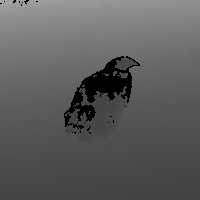
#> input picture images_masks_cropped/images/002/54.tif, 200 x 200 px; its folder holds only this picture in this run
$ python run_roi_crop.py
#> lines starting #> are read from the running program, lines starting #| are printed output that depends on the picture; after the words box and inside, x2 and y2 are one past the last pixel; in counts of white or black regions, pixels touching at a corner belong together
### commons.py
import numpy as np
import statistics
import tifffile

from sklearn.cluster import KMeans
from glob import glob
from matplotlib import pyplot as plt
from skimage import (filters,
                     measure,
                     exposure,
                     morphology)

from scipy import ndimage as ndi
from skimage.color import rgb2gray
from mpl_toolkits.axes_grid1 import ImageGrid


# [9 lines left out: function apply_kmeans, not called in this run]

def binarize_image(arr):
    return arr > filters.threshold_triangle(arr)


def find_bighest_cluster_area(clusters):
    regions = measure.regionprops(clusters)

    def area(item): return item.area

    return max(map(area, regions))


def find_best_larger_cluster(image_mask):

    clusters = image_mask.copy()

    if statistics.mode(clusters.flatten()):
        clusters = np.invert(clusters)

    clusters = measure.label(clusters, background=0)

    cluster_size = find_bighest_cluster_area(clusters)

    return morphology.remove_small_objects(
        clusters.astype(dtype=bool),
        min_size=(cluster_size-1),
        connectivity=8
    )


# [13 lines left out: function plot, not called in this run]


def read_image_frames_seq(path):
    def parser_image_name(image_name):

        *_, name = image_name.split("/")
        name, *_ = name.split(".")

        return int(name)

    arr = []

    for index in glob(path + "/*"):
        try:
            image_name = parser_image_name(index)

            arr.append(image_name)

        except Exception:
            continue

    image_path_sorted = sorted(arr)

    def image_unique_name(x): return f"{path}/{x}.tif"

    return list(map(image_unique_name, image_path_sorted))


def build_volume_from_directory(arr_paths, is_gray=False):
#> called with is_gray = False
    arr_images = []

    if is_gray:
        for img_path in arr_paths:

            frame = rgb2gray(tifffile.imread(img_path))

            if not statistics.mode(binarize_image(frame).flatten()):
                continue

            arr_images.append(frame)
    else:
        for img_path in arr_paths:

            frame = tifffile.imread(img_path)
#> frame is the input picture: shape (200, 200); min 0, max 168, mean 92.6

            if not statistics.mode(binarize_image(frame).flatten()):
#> in binarize_image, `return arr > filters.threshold_triangle(arr)`:
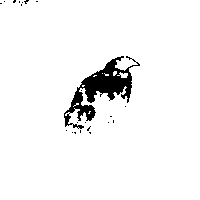
#> returned value: shape (200, 200) bool; 95.5% white; 22 black regions (21 under 20 px), largest, box (x1, y1, x2, y2) and area: (64, 56, 140, 129) 1738
                continue

            arr_images.append(frame)

    return np.asarray(arr_images)


def check_colision_border(mask):

    x, *_ = mask.shape

    left = mask[:1, ].flatten()
    right = mask[x - 1: x, ].flatten()
    top = mask[:, : 1].flatten()
    bottom = mask[:, x - 1: x].flatten()

    borders_flatten = [left, right, top, bottom]

    if np.concatenate(borders_flatten).sum():
        return True

    return False


def find_broiler_roi(frame, background):
    def second_tecnique(frame):

        binary_frame = binarize_image(exposure.equalize_hist(frame))

        best_cluster = find_best_larger_cluster(binary_frame)

        merged = binarize_image(
            binary_frame.astype("uint8") + best_cluster.astype("uint8")
        )

        best_cluster = find_best_larger_cluster(merged)

        return binarize_image(best_cluster)

    def first_tecnique(frame, background):

        mask_bin = binarize_image(
            np.subtract(
                exposure.equalize_hist(background),
                exposure.equalize_hist(frame),
            )
        )

        best_cluster = find_best_larger_cluster(mask_bin)

        return binarize_image(best_cluster)

    mask_1 = second_tecnique(frame)
    mask_2 = first_tecnique(frame, background)
    mask = (mask_1 + mask_2).astype(dtype=bool)

    if statistics.mode(mask.flatten()):
        mask = np.invert(mask)

    # Arremata

    mask = find_best_larger_cluster(mask)
    mask = morphology.closing(mask, morphology.disk(5))
    mask = ndi.binary_fill_holes(mask)
    mask = filters.gaussian(mask, sigma=1.5)
    mask = binarize_image(mask)

    return mask.astype(dtype=bool)


def rescale_arr(arr, scale=255):
#> called with scale = 255
    return (arr * scale).astype('uint8')
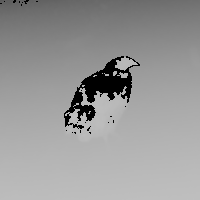
#> returned value: shape (200, 200); min 0, max 191, mean 151.9


# [46 lines left out: functions crop_image_box, find_center_mask, rule_of_three_percent_pixels, not called in this run]

### run_roi_crop.py
import os
import numpy as np
import statistics
from tqdm import tqdm
from glob import glob
from skimage.io import imsave
from skimage import img_as_ubyte

from commons import (build_volume_from_directory,
                     check_colision_border,
                     crop_image_box,
                     find_broiler_roi,
                     find_center_mask,
                     read_image_frames_seq,
                     rescale_arr,
                     rule_of_three_percent_pixels)


if __name__ == "__main__":
    pixel_size = 100

    for path in glob('base/images/*'):

        image_name = path.split('/')[2]

        print(f'[{image_name}] Imagem.')

        try:
            os.makedirs(f'tests2/{image_name}')
        except Exception:
            pass

        seq_frames = read_image_frames_seq(path)

        frames = build_volume_from_directory(seq_frames)

        background = rescale_arr(np.median(frames, axis=0))

        for index, frame in enumerate(tqdm(frames)):

            try:

                mask = find_broiler_roi(frame, background)

                if statistics.mode(mask.flatten()):
                    mask = np.invert(mask)

                if check_colision_border(mask):
                    continue

                center_roi = find_center_mask(mask)

                crop_mask = crop_image_box(image=mask,
                                           shape=center_roi,
                                           margin_pixel=100)

                crop_frame = crop_image_box(image=frame,
                                            shape=center_roi,
                                            margin_pixel=100)

                if not crop_frame.size:
                    continue

                if crop_frame.shape != (pixel_size * 2, pixel_size * 2):
                    continue

                pixel_percent = rule_of_three_percent_pixels(crop_frame)

                if pixel_percent['true_pixels'] >= 98:
                    continue

                imsave(f'tests2/{image_name}/{index}_mask.tif',
                       img_as_ubyte(crop_mask))
                imsave(f'tests2/{image_name}/{index}.tif',
                       img_as_ubyte(crop_frame))

            except Exception:
                continue
#> this loop made 1 pass
#> pass 1, in find_best_larger_cluster, `clusters = measure.label(clusters, background=0)`:
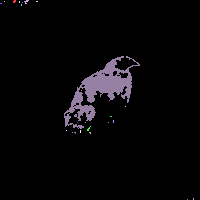
#> clusters: shape (200, 200) int32; 25 distinct labels, from 0 to 24; one colour per label, 0 black
#> after the loop:
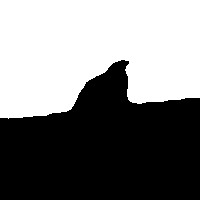
#> mask: shape (200, 200) bool; 49.7% white; 1 white region, box (x1, y1, x2, y2) and area: (0, 0, 200, 119) 19868
#> pass 2 of the loop `for path in glob('base/images/*'):`:
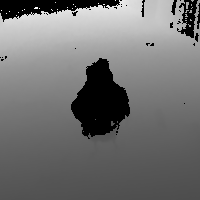
#> input picture images_masks_cropped/images/003/188.tif, 200 x 200 px
#> in build_volume_from_directory, frame is the input picture: shape (200, 200); min 0, max 254, mean 113.1
#> in binarize_image (call 8), `return arr > filters.threshold_triangle(arr)`:
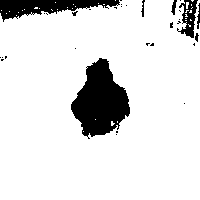
#> returned value: shape (200, 200) bool; 87.9% white; 32 black regions (25 under 20 px), largest, box (x1, y1, x2, y2) and area: (71, 58, 130, 139) 2895, (0, 0, 120, 22) 1333, (177, 0, 198, 38) 383
#> after the loop `for index, frame in enumerate(tqdm(frames)):`:
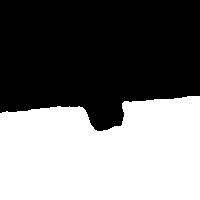
#> mask: shape (200, 200) bool; 45.8% white; 1 white region, box (x1, y1, x2, y2) and area: (0, 96, 200, 200) 18325
